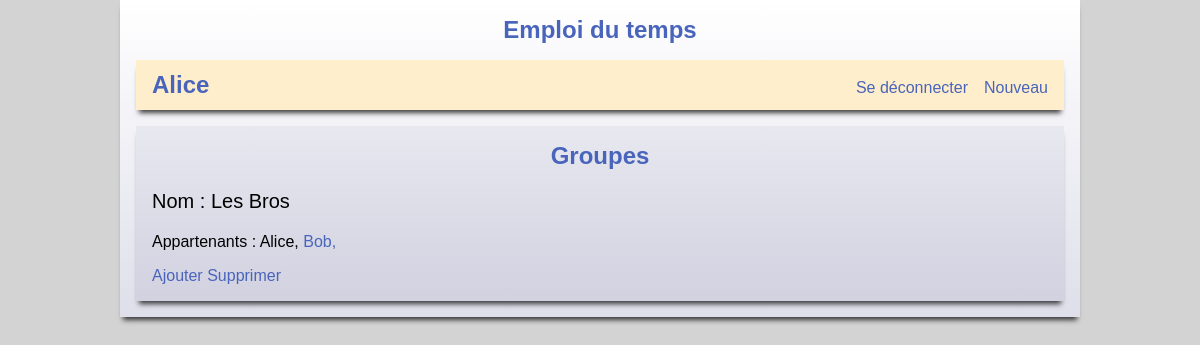
/groupes (signed in), run on an earlier commit of the app's database.
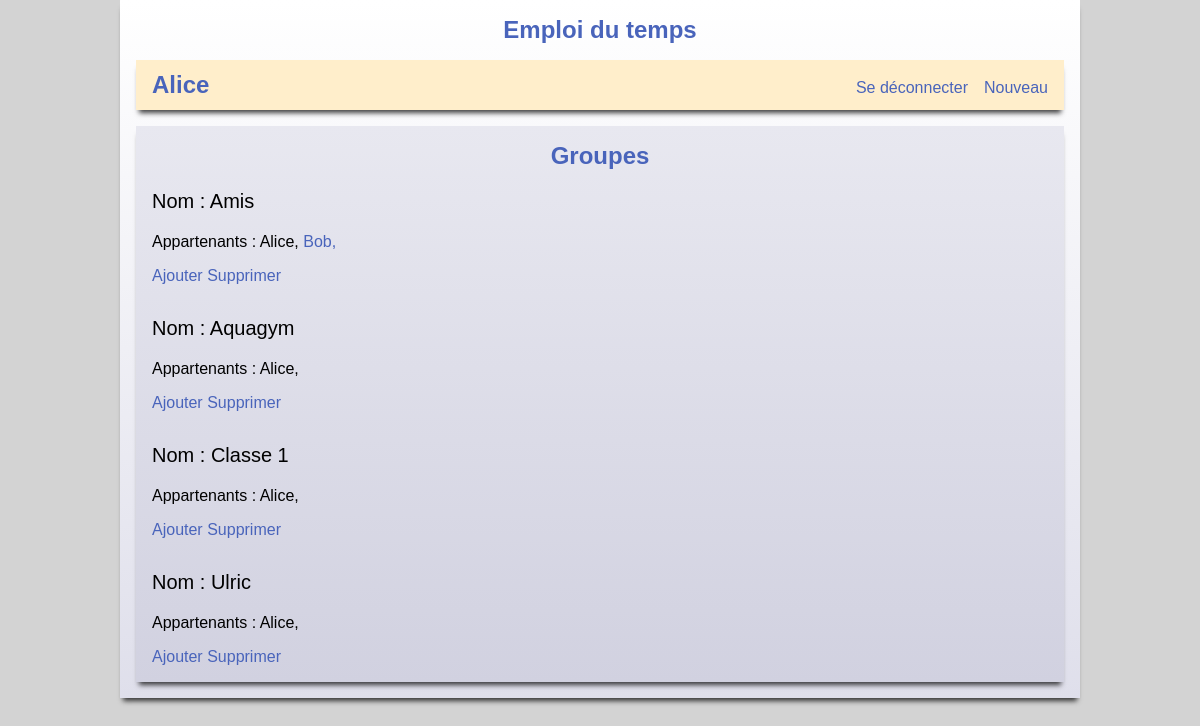
And on a later commit of the database.
### tables this page shows
CREATE TABLE groupe (
  id_g      INTEGER     PRIMARY KEY AUTOINCREMENT,
  auteur_id INTEGER     NOT NULL REFERENCES membres (id_m),
  nom       VARCHAR(30) NOT NULL
);

CREATE TABLE membres (
  id_m          INTEGER         PRIMARY KEY AUTOINCREMENT,
  login         VARCHAR(20)     UNIQUE NOT NULL,
  mdp           VARCHAR(100)    NOT NULL,
  pseudo        VARCHAR(30)     NOT NULL,
  date_creation TIMESTAMP       NOT NULL DEFAULT CURRENT_TIMESTAMP
);

### app.py (the view)
@app.route('/groupes')
def groupes():
    global mes_groupes
    mes_groupes = recuperer_groupes(session['userid'])
    return render_template('groupes.html', groupes = mes_groupes)

### db.py (called while the page is built)
def recuperer_groupes(id):
    with db.connect("emploi.db") as c:
        curs = c.execute("""SELECT nom, id_g FROM groupe WHERE auteur_id = ? ORDER BY nom ASC""", (id,))
        groupes = []
        for g in curs:
            curs2 = c.execute("""SELECT membres.pseudo, membres.id_m FROM membres
                JOIN membre_de_groupe ON membres.id_m = membre_de_groupe.membre_id
                WHERE membre_de_groupe.groupe_id = ?""", (g[1],))
            groupes.append((g, [m for m in curs2]))
        return groupes

### templates/groupes.html
{% extends 'base.html' %}
{% block entete %}
    <h2>Groupes</h2>
{% endblock %}
{% block contenu %}
    {% for groupe in groupes %}
        <p style='font-size: 125%;'>Nom : {{ groupe[0][0] }}</p>
        <p>Appartenants :
            {% for personne in groupe[1] %}
                {% if personne[1] == session['userid'] %}
                    {{ personne[0] }},
                {% else %}
                    <a href='{{ url_for("supprimer_mb_g", ids=(personne[1], groupe[0][1])) }}'>{{ personne[0] }},</a>
                {% endif %}
            {% endfor %}
        </p>
        {% if groupe != groupes[-1] %}
            <div style='margin-bottom: 2rem;'><a href='{{ url_for("setgroupe", id_groupe=groupe[0][1]) }}'>Ajouter</a> <a href='{{ url_for("supprimer_groupe", id_groupe=groupe[0][1]) }}'>Supprimer</a></div>
        {% else %}
            <a href='{{ url_for("setgroupe", id_groupe=groupe[0][1]) }}'>Ajouter</a> <a href='{{ url_for("supprimer_groupe", id_groupe=groupe[0][1]) }}'>Supprimer</a>
        {% endif %}
    {% endfor %}
{% endblock %}

What changed in the data, as far as the page shows it:
changed groupe: nom "Les Bros" → "Amis"
added groupe: nom "Aquagym", membres (pseudo "Alice")
now on this page (row edited): groupe: nom "Classe 1", membres (pseudo "Alice")
added groupe: nom "Ulric", membres (pseudo "Alice")
